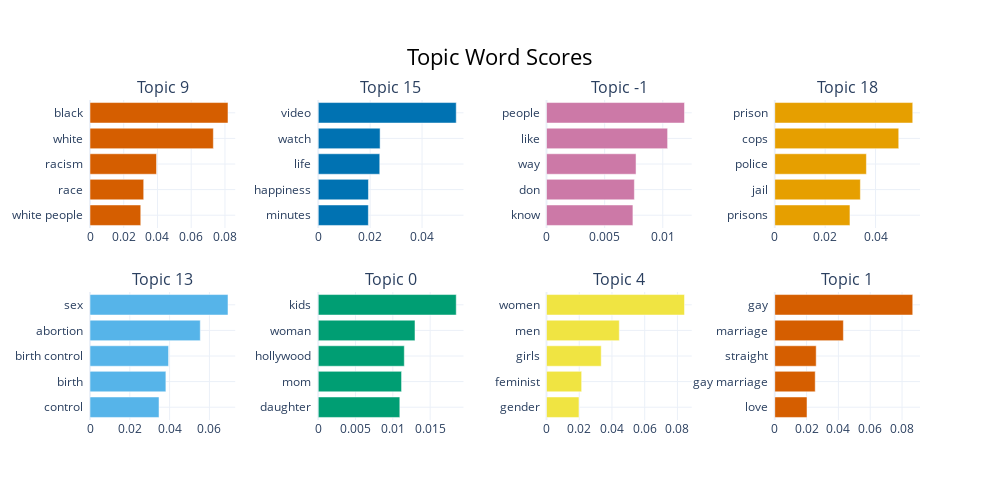

The code cell stored with this chart in its notebook:
### Code cell
#topics for causal ridge top 20
topic_model.visualize_barchart(topics = topics_causal_ridge)

### Figure 1 — Plotly figure (JSON) as saved in the notebook; plotly's stock layout.template omitted (floating-point values rounded to 4 significant figures)
{"data": [{"marker": {"color": "#D55E00"}, "orientation": "h", "type": "bar", "x": [0.03009, 0.03184, 0.03944, 0.07313, 0.08181], "xaxis": "x", "y": ["white people  ", "race  ", "racism  ", "white  ", "black  "], "yaxis": "y"}, {"marker": {"color": "#0072B2"}, "orientation": "h", "type": "bar", "x": [0.01931, 0.01935, 0.02371, 0.02383, 0.05318], "xaxis": "x2", "y": ["minutes  ", "happiness  ", "life  ", "watch  ", "video  "], "yaxis": "y2"}, {"marker": {"color": "#CC79A7"}, "orientation": "h", "type": "bar", "x": [0.007432, 0.007556, 0.007699, 0.01041, 0.01187], "xaxis": "x3", "y": ["know  ", "don  ", "way  ", "like  ", "people  "], "yaxis": "y3"}, {"marker": {"color": "#E69F00"}, "orientation": "h", "type": "bar", "x": [0.02984, 0.03397, 0.03636, 0.04919, 0.05475], "xaxis": "x4", "y": ["prisons  ", "jail  ", "police  ", "cops  ", "prison  "], "yaxis": "y4"}, {"marker": {"color": "#56B4E9"}, "orientation": "h", "type": "bar", "x": [0.03468, 0.03813, 0.03948, 0.05541, 0.06933], "xaxis": "x5", "y": ["control  ", "birth  ", "birth control  ", "abortion  ", "sex  "], "yaxis": "y5"}, {"marker": {"color": "#009E73"}, "orientation": "h", "type": "bar", "x": [0.01094, 0.01117, 0.01154, 0.01297, 0.0185], "xaxis": "x6", "y": ["daughter  ", "mom  ", "hollywood  ", "woman  ", "kids  "], "yaxis": "y6"}, {"marker": {"color": "#F0E442"}, "orientation": "h", "type": "bar", "x": [0.01984, 0.02148, 0.03343, 0.04448, 0.08432], "xaxis": "x7", "y": ["gender  ", "feminist  ", "girls  ", "men  ", "women  "], "yaxis": "y7"}, {"marker": {"color": "#D55E00"}, "orientation": "h", "type": "bar", "x": [0.02027, 0.02543, 0.02604, 0.04314, 0.08672], "xaxis": "x8", "y": ["love  ", "gay marriage  ", "straight  ", "marriage  ", "gay  "], "yaxis": "y8"}], "layout": {"annotations": [{"font": {"size": 16}, "showarrow": false, "text": "Topic 9", "x": 0.0875, "xanchor": "center", "xref": "paper", "y": 1, "yanchor": "bottom", "yref": "paper"}, {"font": {"size": 16}, "showarrow": false, "text": "Topic 15", "x": 0.3625, "xanchor": "center", "xref": "paper", "y": 1, "yanchor": "bottom", "yref": "paper"}, {"font": {"size": 16}, "showarrow": false, "text": "Topic -1", "x": 0.6375, "xanchor": "center", "xref": "paper", "y": 1, "yanchor": "bottom", "yref": "paper"}, {"font": {"size": 16}, "showarrow": false, "text": "Topic 18", "x": 0.9125, "xanchor": "center", "xref": "paper", "y": 1, "yanchor": "bottom", "yref": "paper"}, {"font": {"size": 16}, "showarrow": false, "text": "Topic 13", "x": 0.0875, "xanchor": "center", "xref": "paper", "y": 0.4, "yanchor": "bottom", "yref": "paper"}, {"font": {"size": 16}, "showarrow": false, "text": "Topic 0", "x": 0.3625, "xanchor": "center", "xref": "paper", "y": 0.4, "yanchor": "bottom", "yref": "paper"}, {"font": {"size": 16}, "showarrow": false, "text": "Topic 4", "x": 0.6375, "xanchor": "center", "xref": "paper", "y": 0.4, "yanchor": "bottom", "yref": "paper"}, {"font": {"size": 16}, "showarrow": false, "text": "Topic 1", "x": 0.9125, "xanchor": "center", "xref": "paper", "y": 0.4, "yanchor": "bottom", "yref": "paper"}], "height": 500, "hoverlabel": {"bgcolor": "white", "font": {"family": "Rockwell", "size": 16}}, "showlegend": false, "title": {"font": {"color": "Black", "size": 22}, "text": "Topic Word Scores", "x": 0.5, "xanchor": "center", "yanchor": "top"}, "width": 1000, "xaxis": {"anchor": "y", "domain": [0, 0.175], "showgrid": true}, "xaxis2": {"anchor": "y2", "domain": [0.275, 0.45], "showgrid": true}, "xaxis3": {"anchor": "y3", "domain": [0.55, 0.725], "showgrid": true}, "xaxis4": {"anchor": "y4", "domain": [0.825, 1], "showgrid": true}, "xaxis5": {"anchor": "y5", "domain": [0, 0.175], "showgrid": true}, "xaxis6": {"anchor": "y6", "domain": [0.275, 0.45], "showgrid": true}, "xaxis7": {"anchor": "y7", "domain": [0.55, 0.725], "showgrid": true}, "xaxis8": {"anchor": "y8", "domain": [0.825, 1], "showgrid": true}, "yaxis": {"anchor": "x", "domain": [0.6, 1], "showgrid": true}, "yaxis2": {"anchor": "x2", "domain": [0.6, 1], "showgrid": true}, "yaxis3": {"anchor": "x3", "domain": [0.6, 1], "showgrid": true}, "yaxis4": {"anchor": "x4", "domain": [0.6, 1], "showgrid": true}, "yaxis5": {"anchor": "x5", "domain": [0, 0.4], "showgrid": true}, "yaxis6": {"anchor": "x6", "domain": [0, 0.4], "showgrid": true}, "yaxis7": {"anchor": "x7", "domain": [0, 0.4], "showgrid": true}, "yaxis8": {"anchor": "x8", "domain": [0, 0.4], "showgrid": true}}}
